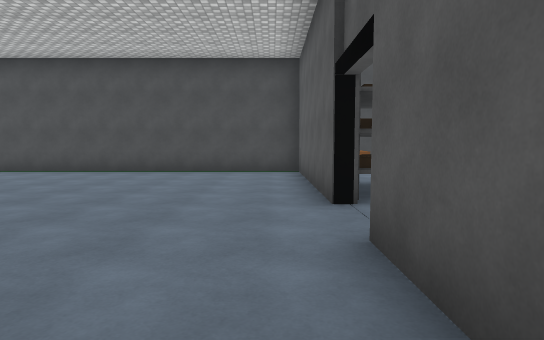
view 1 (above)

22 first-person views from a walk through a Unity game level. The camera is 1.4 m above the floor, tilts 4° down and sees 75° across. The floor is counted in squares, 2 m on a side. Each view is taken from the middle of a square. On the plan, view 1 faces up. The plan holds only what a view shows up to about 11 squares ahead; the rest is blank. The place goes on beyond the plan. The player character is not drawn. Surface patterns are stand-ins for the level's own textures.

view 2
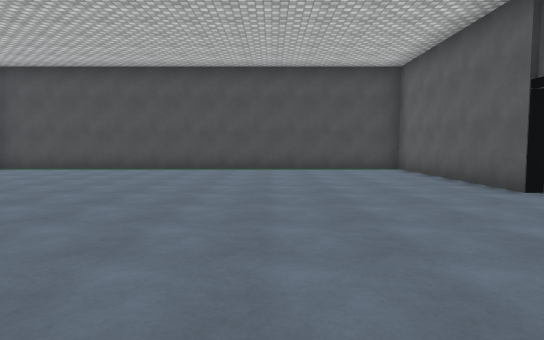

view 3
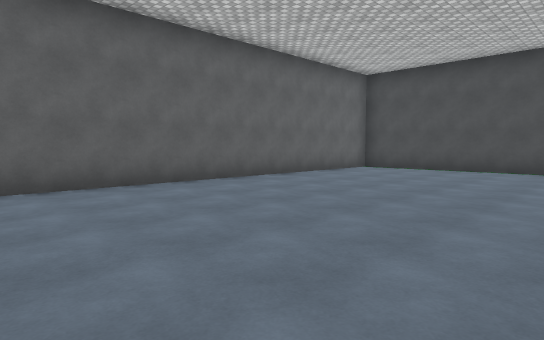

view 4
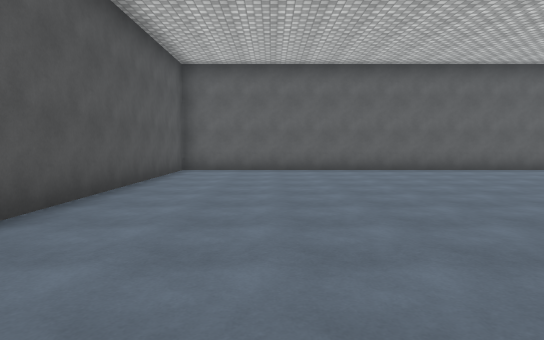

view 5
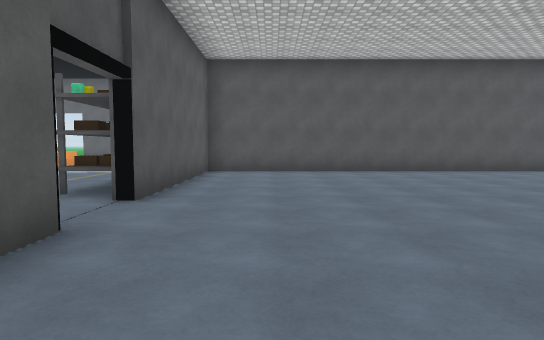

view 6
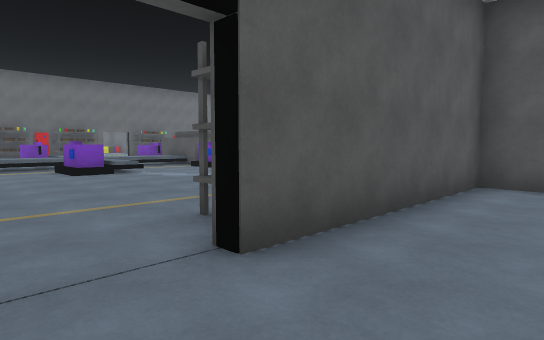

view 7
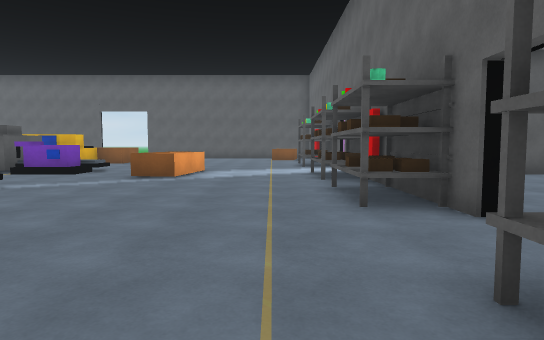

view 8
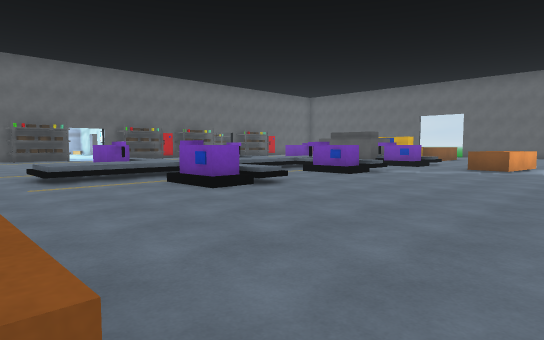

view 9
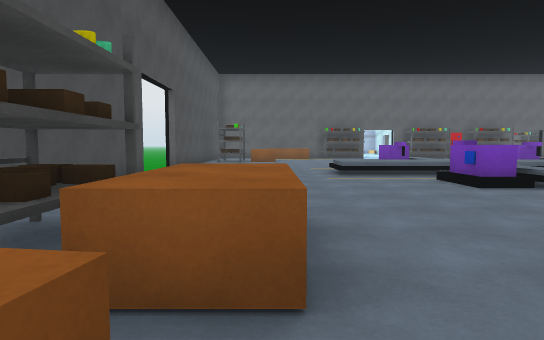

view 10
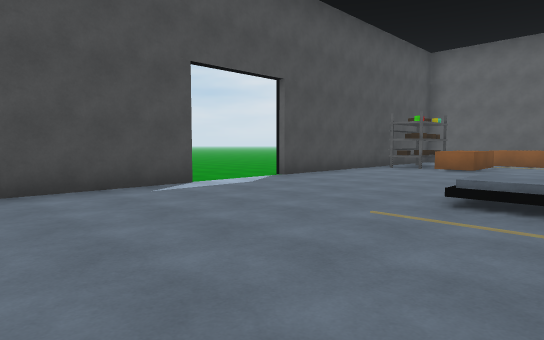

view 11
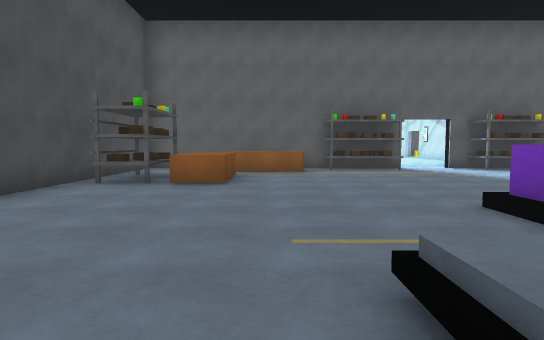

view 12
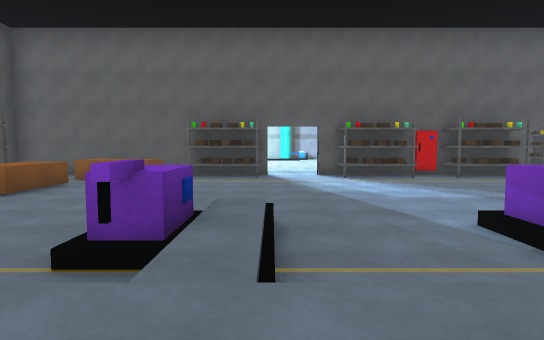

view 13
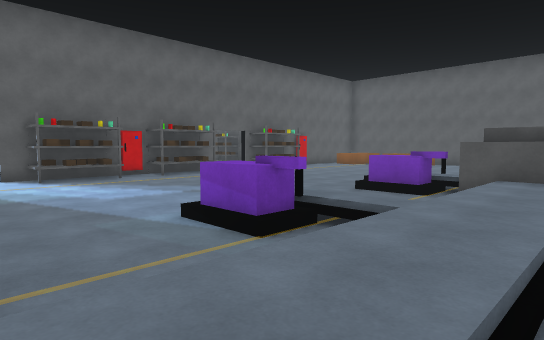

view 14
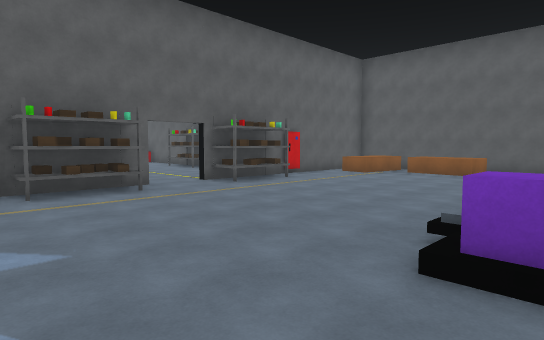

view 15
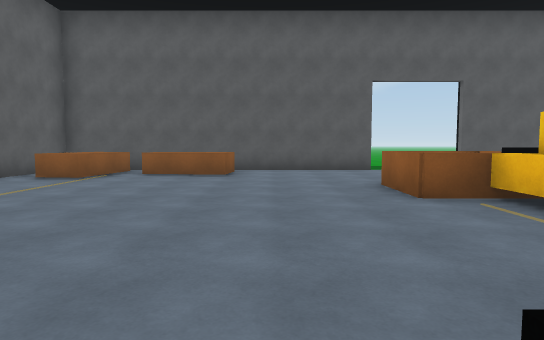

view 16
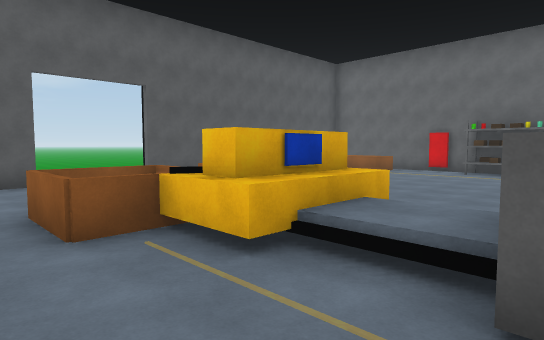

view 17
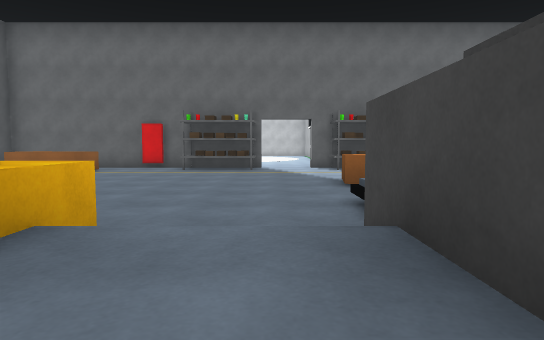

view 18
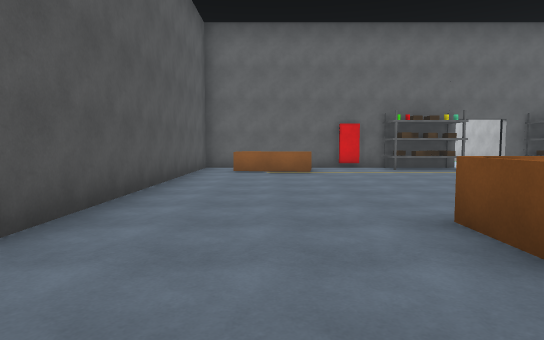

view 19
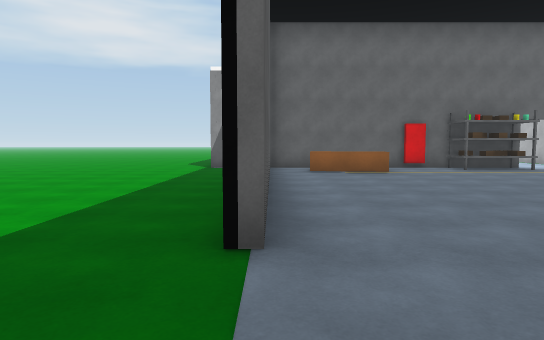

view 20
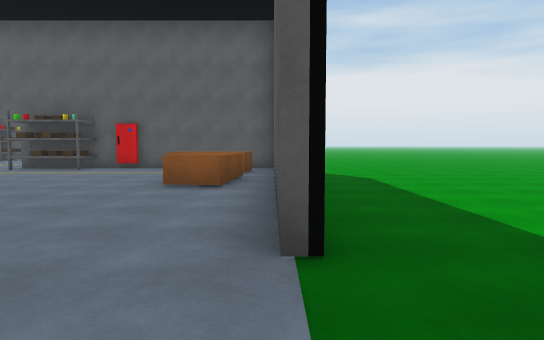

view 21
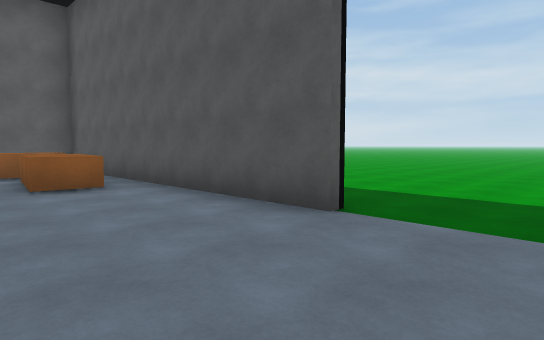

view 22
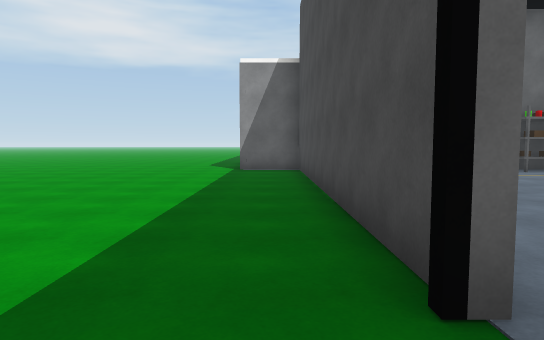

### Floor plan
Key: @ floor where view 1 was taken; # wall or solid block; . main floor; : floor 0.75 m higher than the main floor; / step, stairs or slope; ^ raised ledge; O other object.
Columns run from 11 left of view 1 to 21 right of it. Each row starts with its distance up from view 1.
 15                        ..
 14                       ...
 13                      ....
 12                 #####...#########
 11               OO#...........O# .#
 10              ^.OO...........OO .#
  9 #############..^^...........^^.^#
  8 #...........#.................^^
  7 #...........#......../:........^#
  6 #...........#O......./:........O
  5 #...........#O.....OO/:.O/.....##
  4 #..................///:///......#
  3 #..................../:..........
  2 #...........#O......./:........O#
  1 #...........O#.....OO/:.O/.....O#
  0 #..........@#O.....///:// .....O
 -1 #...........#O....... :........O#
 -2 #...........OO..^^... :........O#
 -3 #############O..^^.OO^^#O/.....O#
 -4             .......//###//.......
 -5             ........./:..........
 -6             #O.......^^^.......O#
 -7             #O.......###.......##
 -8             #.......OO OO.......#
 -9             #.......OO OO.......#
-10             #^^.................#
-11             # ^...............^^#
-12             #^.............^^^^^#
-13             #########...#########
-14             #..................
-15             #....................
-16            .......... ...........
-17            .........  ...........
-18            .......    ...........
-19            ......     ...... ....

Positions as (right, up) in squares from view 1, and headings:
1: (0, 0), facing up
2: (-3, -1), facing up
3: (-5, -1), facing up-left
4: (-1, 0), facing left
5: (-1, 7), facing down
6: (-1, 4), facing down-right
7: (3, 6), facing down
8: (3, 9), facing down-right
9: (2, 9), facing right
10: (6, 6), facing up-right
11: (10, 8), facing right
12: (10, 4), facing right
13: (10, 4), facing down-right
14: (13, 0), facing down-right
15: (15, -3), facing down
16: (14, -4), facing down-left
17: (12, -5), facing left
18: (12, -11), facing left
19: (12, -13), facing left
20: (10, -13), facing right
21: (10, -10), facing down-right
22: (11, -14), facing left
